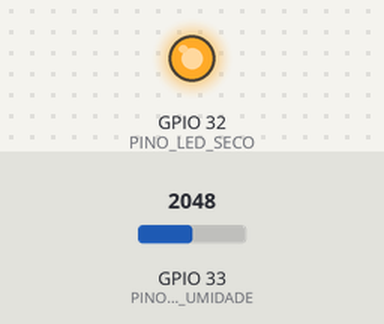
Simulated run of this sketch. Board: ESP32. On the bench: output pins drawn as LEDs (lit = HIGH). Inputs (shaded band) come from the test bench; at power-on: GPIO 33 (PINO_SENSOR_UMIDADE) = 2048. What the sketch prints to the serial monitor is not drawn.

Above: at 5.8 s.
5.9 s: GPIO 33 (PINO_SENSOR_UMIDADE) set to 1942
At 10.4 s:
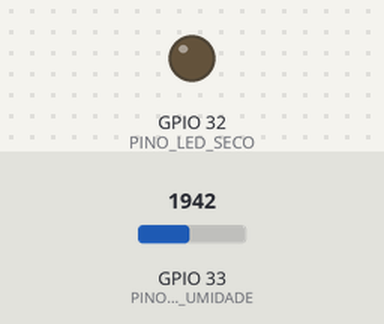
11.9 s: GPIO 33 (PINO_SENSOR_UMIDADE) set to 2040
At 15.4 s:
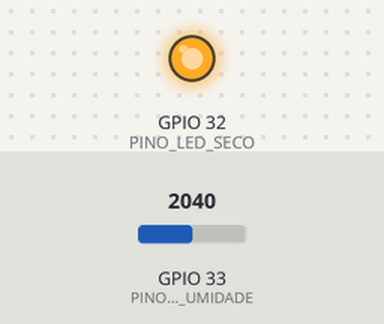
17.9 s: GPIO 33 (PINO_SENSOR_UMIDADE) set to 1960
At 20.4 s:
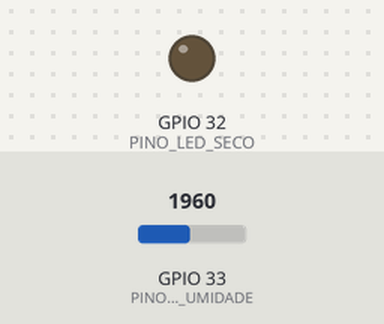
Timing chart, 0 to 21.9 s (numbered marks = the images above; inputs shaded):
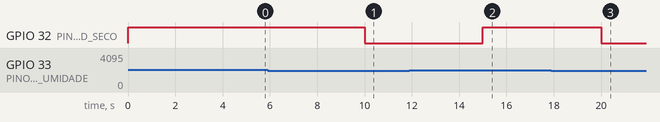

The sketch:

sensor_umidade.ino
```cpp
// Configuração dos Pinos
const int PINO_SENSOR_UMIDADE = 33;
const int PINO_LED_SECO = 32;

// Calibração
// No ESP32, 12 bits variam de 0 (muito umido) a 4095 (muito seco)
const int LIMIAR_SECO = 2000;

void setup()
{
  // Inicia a comunicação serial a 115200
  Serial.begin(115200);

  // Configura o pino do LED como saída
  pinMode(PINO_LED_SECO, OUTPUT);

  // Nota: O ESP32 já configura o ADC34 como entrada padrão
  }

void loop()
{
  // Ação: ler o valor do sensor de umidade
  int valor_umidade = analogRead(PINO_SENSOR_UMIDADE);

  // Exibe a leitura do Monitor Serial
  Serial.print("Valor do sensor:");
  Serial.print(valor_umidade);

  if(valor_umidade > LIMIAR_SECO){
    Serial.print("ALERTA: Solo seco! Hora de Regar.");
    digitalWrite(PINO_LED_SECO, HIGH);

  }
  else{
    Serial.print("Solo Umido. Tudo Certo!");
    digitalWrite(PINO_LED_SECO, LOW);
  }
delay(5000);

}
```

Measured:
- the behaviour switches between 2001 and 2000 on GPIO 33 (PINO_SENSOR_UMIDADE) (found by bisection; images 0 and 1)
- after the input at 5.9 s, GPIO 32 (PINO_LED_SECO): HIGH → LOW after 4.1 s
- after the input at 11.9 s, GPIO 32 (PINO_LED_SECO): LOW → HIGH after 3.1 s
- after the input at 17.9 s, GPIO 32 (PINO_LED_SECO): HIGH → LOW after 2.1 s
